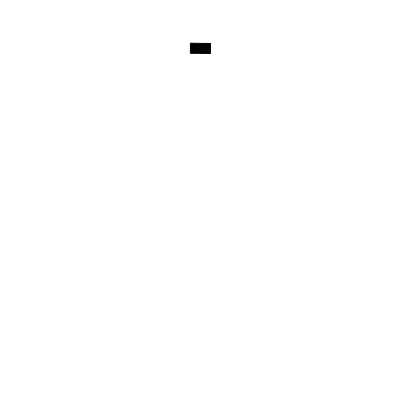
Frame 1 (no input)
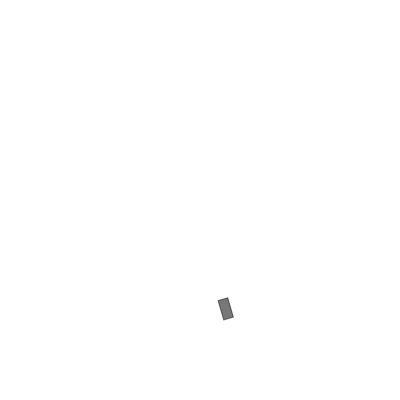
Frame 60 (no input)
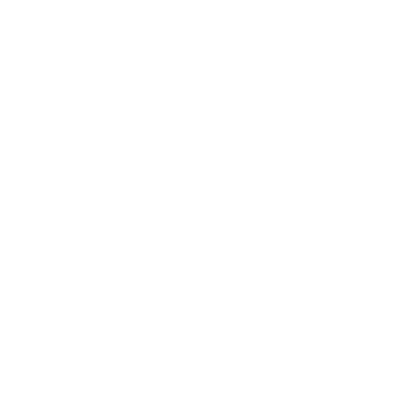
Frame 120 (the mouse pressed at the canvas centre since frame 60)

The p5.js sketch that drew these frames (run headless with seeded random() and noise() and a simulated clock; from frame 60 on, the mouse is pressed at the canvas centre):

// p5.js sketch
// ── sketch.js
/*Add angular velocity (rotation) to the particle, and design a particle that isn’t a circle so its rotation is visible.*/


let particle;

function setup() {
  createCanvas(400, 400);
  particle = new Particle(width/2, 50);
}

function draw() {
  background(255);
  
  // apply gravity
  let gravity = createVector (0, 0.2);
  // particle.applyForce(gravity);
  
  // Operate the single particle.
  particle.run(gravity);
  
  // Check the particle’s state and make a new particle.
  if (particle.isDead()){
    particle = new Particle(width/2, 50);
    console.log("Particle dead!")
  }
  
}


class Particle{
  constructor(x, y){
    this.position = createVector(x, y);
    // give it a random velocity
    this.velocity = createVector(random(-1, 1), random(-2, 0));
    this.acceleration = createVector();
    // A new variable to keep track of how long the particle has been “alive.”
    this.lifespan = 255;
    
    // add angular velocity
    this.angle = 0;
    this.angularVelocity = 0;
    this.angularAcceleration = random(-0.01, 0.01);
  }
  
  run(force){
    this.update();
    this.applyForce(force);
    this.show();
  }
  
  update(){
    this.velocity.add(this.acceleration);
    this.position.add(this.velocity);
    this.acceleration.mult(0);
    
    this.angularVelocity+=this.angularAcceleration;
    this.angle += this.angularVelocity;
    this.angularVelocity *= 0.99; 
    
    this.lifespan -= 2.0;
  }
  
  isDead(){
    if (this.lifespan > 0){
      return false
    }else{
      return true;
    }
  }
  
  applyForce(force){
    let f = force;
    this.acceleration.add(f);
  }
  
  show(){
    // Since the life ranges from 255 to 0, it can also be used for alpha.
    fill(0, this.lifespan);
    stroke(0, this.lifespan);
    
    push()
    translate(this.position.x, this.position.y);
    rotate(this.angle);
    
    rectMode(CENTER);
    rect(0, 0, 20, 10);
    pop()
    
    
  }
}
